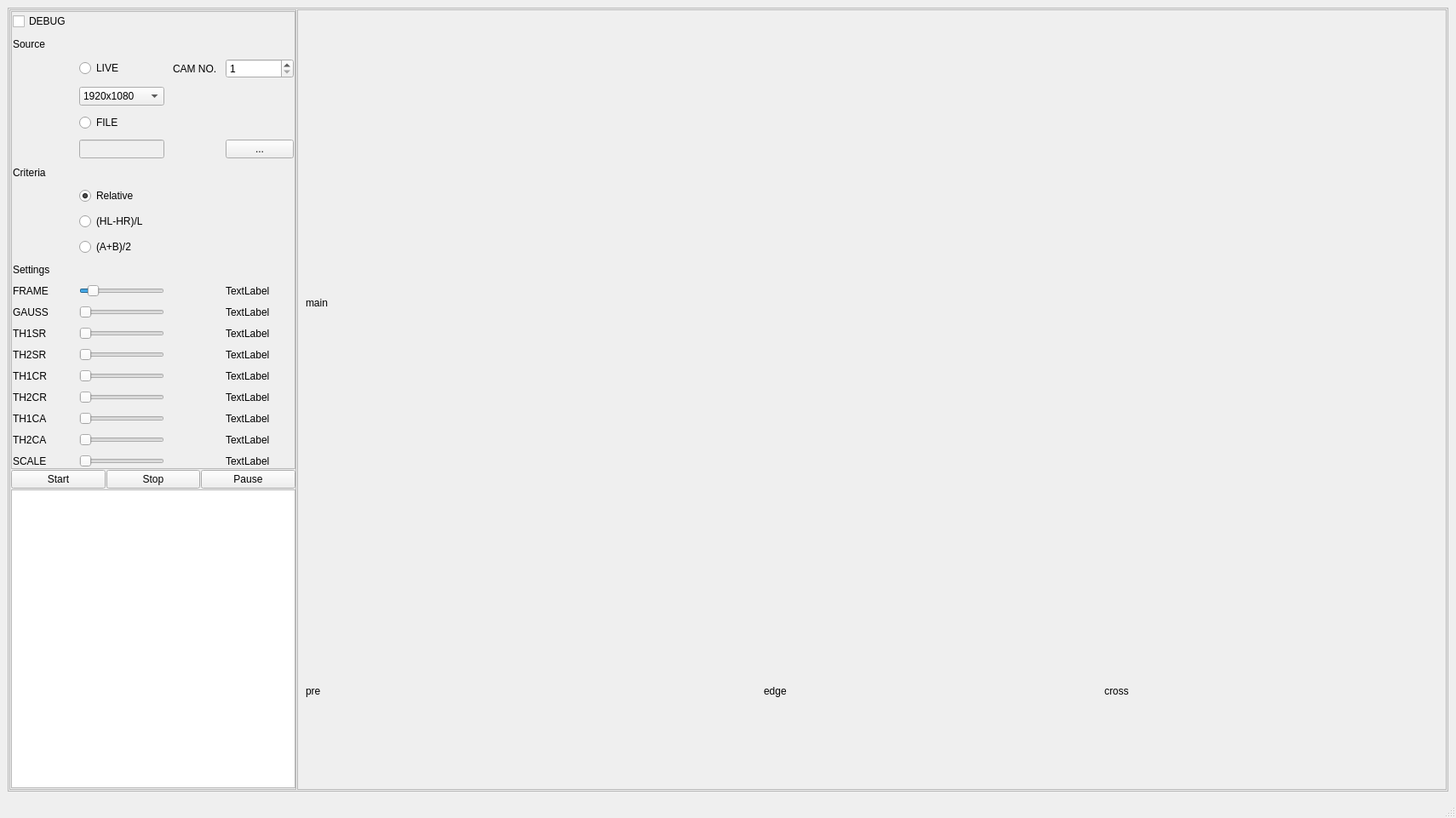
<?xml version="1.0" encoding="UTF-8"?>
<ui version="4.0">
 <class>MainWindow</class>
 <widget class="QMainWindow" name="MainWindow">
  <property name="geometry">
   <rect>
    <x>0</x>
    <y>0</y>
    <width>1710</width>
    <height>961</height>
   </rect>
  </property>
  <property name="windowTitle">
   <string>梯形校正</string>
  </property>
  <widget class="QWidget" name="centralwidget">
   <layout class="QHBoxLayout" name="horizontalLayout_4">
    <item>
     <widget class="QFrame" name="frame_2">
      <property name="frameShape">
       <enum>QFrame::StyledPanel</enum>
      </property>
      <property name="frameShadow">
       <enum>QFrame::Raised</enum>
      </property>
      <layout class="QHBoxLayout" name="horizontalLayout_5" stretch="1,4">
       <property name="spacing">
        <number>1</number>
       </property>
       <property name="leftMargin">
        <number>1</number>
       </property>
       <property name="topMargin">
        <number>1</number>
       </property>
       <property name="rightMargin">
        <number>1</number>
       </property>
       <property name="bottomMargin">
        <number>1</number>
       </property>
       <item>
        <widget class="QFrame" name="frame_controls">
         <property name="sizePolicy">
          <sizepolicy hsizetype="Preferred" vsizetype="Preferred">
           <horstretch>0</horstretch>
           <verstretch>0</verstretch>
          </sizepolicy>
         </property>
         <property name="frameShape">
          <enum>QFrame::StyledPanel</enum>
         </property>
         <property name="frameShadow">
          <enum>QFrame::Raised</enum>
         </property>
         <layout class="QVBoxLayout" name="verticalLayout">
          <property name="spacing">
           <number>1</number>
          </property>
          <property name="leftMargin">
           <number>1</number>
          </property>
          <property name="topMargin">
           <number>1</number>
          </property>
          <property name="rightMargin">
           <number>0</number>
          </property>
          <property name="bottomMargin">
           <number>1</number>
          </property>
          <item>
           <widget class="QFrame" name="frame_control">
            <property name="frameShape">
             <enum>QFrame::StyledPanel</enum>
            </property>
            <property name="frameShadow">
             <enum>QFrame::Raised</enum>
            </property>
            <layout class="QHBoxLayout" name="horizontalLayout_3">
             <property name="spacing">
              <number>1</number>
             </property>
             <property name="leftMargin">
              <number>1</number>
             </property>
             <property name="topMargin">
              <number>1</number>
             </property>
             <property name="rightMargin">
              <number>1</number>
             </property>
             <property name="bottomMargin">
              <number>1</number>
             </property>
             <item>
              <layout class="QGridLayout" name="gridLayout_2">
               <property name="spacing">
                <number>10</number>
               </property>
               <item row="2" column="2">
                <widget class="QLabel" name="label_cam_no">
                 <property name="text">
                  <string>CAM NO.</string>
                 </property>
                </widget>
               </item>
               <item row="2" column="1">
                <widget class="QRadioButton" name="radioButton_source_live">
                 <property name="text">
                  <string>LIVE</string>
                 </property>
                 <property name="checked">
                  <bool>false</bool>
                 </property>
                </widget>
               </item>
               <item row="14" column="3">
                <widget class="QLabel" name="label_th2sr_v">
                 <property name="text">
                  <string>TextLabel</string>
                 </property>
                </widget>
               </item>
               <item row="6" column="0">
                <widget class="QLabel" name="label_criteria">
                 <property name="text">
                  <string>Criteria</string>
                 </property>
                </widget>
               </item>
               <item row="12" column="1">
                <widget class="QSlider" name="horizontalSlider_gauss">
                 <property name="minimum">
                  <number>1</number>
                 </property>
                 <property name="maximum">
                  <number>19</number>
                 </property>
                 <property name="singleStep">
                  <number>2</number>
                 </property>
                 <property name="pageStep">
                  <number>4</number>
                 </property>
                 <property name="orientation">
                  <enum>Qt::Horizontal</enum>
                 </property>
                </widget>
               </item>
               <item row="5" column="3">
                <widget class="QPushButton" name="pushButton_file_select">
                 <property name="sizePolicy">
                  <sizepolicy hsizetype="Minimum" vsizetype="Fixed">
                   <horstretch>0</horstretch>
                   <verstretch>0</verstretch>
                  </sizepolicy>
                 </property>
                 <property name="text">
                  <string>...</string>
                 </property>
                </widget>
               </item>
               <item row="4" column="1">
                <widget class="QRadioButton" name="radioButton_source_file">
                 <property name="text">
                  <string>FILE</string>
                 </property>
                </widget>
               </item>
               <item row="18" column="3">
                <widget class="QLabel" name="label_th2ca_v">
                 <property name="text">
                  <string>TextLabel</string>
                 </property>
                </widget>
               </item>
               <item row="16" column="1">
                <widget class="QSlider" name="horizontalSlider_th2cr">
                 <property name="maximum">
                  <number>255</number>
                 </property>
                 <property name="orientation">
                  <enum>Qt::Horizontal</enum>
                 </property>
                </widget>
               </item>
               <item row="15" column="3">
                <widget class="QLabel" name="label_th1cr_v">
                 <property name="text">
                  <string>TextLabel</string>
                 </property>
                </widget>
               </item>
               <item row="18" column="1">
                <widget class="QSlider" name="horizontalSlider_th2ca">
                 <property name="maximum">
                  <number>255</number>
                 </property>
                 <property name="orientation">
                  <enum>Qt::Horizontal</enum>
                 </property>
                </widget>
               </item>
               <item row="16" column="0">
                <widget class="QLabel" name="label_th2cr">
                 <property name="text">
                  <string>TH2CR</string>
                 </property>
                </widget>
               </item>
               <item row="1" column="0">
                <widget class="QLabel" name="label_source">
                 <property name="text">
                  <string>Source</string>
                 </property>
                </widget>
               </item>
               <item row="17" column="3">
                <widget class="QLabel" name="label_th1ca_v">
                 <property name="text">
                  <string>TextLabel</string>
                 </property>
                </widget>
               </item>
               <item row="19" column="1">
                <widget class="QSlider" name="horizontalSlider_scale">
                 <property name="minimum">
                  <number>1</number>
                 </property>
                 <property name="maximum">
                  <number>20</number>
                 </property>
                 <property name="orientation">
                  <enum>Qt::Horizontal</enum>
                 </property>
                </widget>
               </item>
               <item row="19" column="3">
                <widget class="QLabel" name="label_scale_v">
                 <property name="text">
                  <string>TextLabel</string>
                 </property>
                </widget>
               </item>
               <item row="2" column="3">
                <widget class="QSpinBox" name="spinBox_CAM_NO">
                 <property name="minimum">
                  <number>1</number>
                 </property>
                </widget>
               </item>
               <item row="13" column="3">
                <widget class="QLabel" name="label_th1sr_v">
                 <property name="text">
                  <string>TextLabel</string>
                 </property>
                </widget>
               </item>
               <item row="7" column="1">
                <widget class="QRadioButton" name="radioButton_default">
                 <property name="text">
                  <string>Relative</string>
                 </property>
                 <property name="checked">
                  <bool>true</bool>
                 </property>
                </widget>
               </item>
               <item row="13" column="0">
                <widget class="QLabel" name="label_th1sr">
                 <property name="text">
                  <string>TH1SR</string>
                 </property>
                </widget>
               </item>
               <item row="14" column="0">
                <widget class="QLabel" name="label_th2sr">
                 <property name="text">
                  <string>TH2SR</string>
                 </property>
                </widget>
               </item>
               <item row="15" column="0">
                <widget class="QLabel" name="label_th1cr">
                 <property name="text">
                  <string>TH1CR</string>
                 </property>
                </widget>
               </item>
               <item row="18" column="0">
                <widget class="QLabel" name="label_th2ca">
                 <property name="text">
                  <string>TH2CA</string>
                 </property>
                </widget>
               </item>
               <item row="15" column="1">
                <widget class="QSlider" name="horizontalSlider_th1cr">
                 <property name="maximum">
                  <number>255</number>
                 </property>
                 <property name="orientation">
                  <enum>Qt::Horizontal</enum>
                 </property>
                </widget>
               </item>
               <item row="12" column="0">
                <widget class="QLabel" name="label_gauss">
                 <property name="text">
                  <string>GAUSS</string>
                 </property>
                </widget>
               </item>
               <item row="0" column="0">
                <widget class="QCheckBox" name="checkBox_DEBUG">
                 <property name="text">
                  <string>DEBUG</string>
                 </property>
                </widget>
               </item>
               <item row="17" column="0">
                <widget class="QLabel" name="label_th1ca">
                 <property name="text">
                  <string>TH1CA</string>
                 </property>
                </widget>
               </item>
               <item row="11" column="3">
                <widget class="QLabel" name="label_fa_v">
                 <property name="text">
                  <string>TextLabel</string>
                 </property>
                </widget>
               </item>
               <item row="19" column="0">
                <widget class="QLabel" name="label_scale">
                 <property name="text">
                  <string>SCALE</string>
                 </property>
                </widget>
               </item>
               <item row="11" column="0">
                <widget class="QLabel" name="label_frame">
                 <property name="text">
                  <string>FRAME</string>
                 </property>
                </widget>
               </item>
               <item row="5" column="1">
                <widget class="QLineEdit" name="lineEdit_file_path">
                 <property name="enabled">
                  <bool>false</bool>
                 </property>
                </widget>
               </item>
               <item row="9" column="1">
                <widget class="QRadioButton" name="radioButton_cr1">
                 <property name="text">
                  <string>(A+B)/2</string>
                 </property>
                </widget>
               </item>
               <item row="16" column="3">
                <widget class="QLabel" name="label_th2cr_v">
                 <property name="text">
                  <string>TextLabel</string>
                 </property>
                </widget>
               </item>
               <item row="13" column="1">
                <widget class="QSlider" name="horizontalSlider_th1sr">
                 <property name="maximum">
                  <number>255</number>
                 </property>
                 <property name="orientation">
                  <enum>Qt::Horizontal</enum>
                 </property>
                </widget>
               </item>
               <item row="10" column="0">
                <widget class="QLabel" name="label_setting">
                 <property name="text">
                  <string>Settings</string>
                 </property>
                </widget>
               </item>
               <item row="11" column="1">
                <widget class="QSlider" name="horizontalSlider_fa">
                 <property name="minimum">
                  <number>1</number>
                 </property>
                 <property name="maximum">
                  <number>20</number>
                 </property>
                 <property name="pageStep">
                  <number>3</number>
                 </property>
                 <property name="value">
                  <number>3</number>
                 </property>
                 <property name="sliderPosition">
                  <number>3</number>
                 </property>
                 <property name="orientation">
                  <enum>Qt::Horizontal</enum>
                 </property>
                </widget>
               </item>
               <item row="14" column="1">
                <widget class="QSlider" name="horizontalSlider_th2sr">
                 <property name="maximum">
                  <number>255</number>
                 </property>
                 <property name="orientation">
                  <enum>Qt::Horizontal</enum>
                 </property>
                </widget>
               </item>
               <item row="12" column="3">
                <widget class="QLabel" name="label_gauss_v">
                 <property name="text">
                  <string>TextLabel</string>
                 </property>
                </widget>
               </item>
               <item row="8" column="1">
                <widget class="QRadioButton" name="radioButton_cr2">
                 <property name="text">
                  <string>(HL-HR)/L</string>
                 </property>
                </widget>
               </item>
               <item row="17" column="1">
                <widget class="QSlider" name="horizontalSlider_th1ca">
                 <property name="maximum">
                  <number>255</number>
                 </property>
                 <property name="orientation">
                  <enum>Qt::Horizontal</enum>
                 </property>
                </widget>
               </item>
               <item row="3" column="1">
                <widget class="QComboBox" name="comboBox">
                 <item>
                  <property name="text">
                   <string>1920x1080</string>
                  </property>
                 </item>
                 <item>
                  <property name="text">
                   <string>3840x2160</string>
                  </property>
                 </item>
                </widget>
               </item>
              </layout>
             </item>
            </layout>
           </widget>
          </item>
          <item>
           <layout class="QHBoxLayout" name="horizontalLayout">
            <item>
             <widget class="QPushButton" name="pushButton">
              <property name="text">
               <string>Start</string>
              </property>
             </widget>
            </item>
            <item>
             <widget class="QPushButton" name="pushButton_stop">
              <property name="text">
               <string>Stop</string>
              </property>
             </widget>
            </item>
            <item>
             <widget class="QPushButton" name="pushButton_pause_resume">
              <property name="text">
               <string>Pause</string>
              </property>
             </widget>
            </item>
           </layout>
          </item>
          <item>
           <widget class="QTableWidget" name="tableWidget"/>
          </item>
         </layout>
        </widget>
       </item>
       <item>
        <widget class="QFrame" name="frame">
         <property name="minimumSize">
          <size>
           <width>1200</width>
           <height>900</height>
          </size>
         </property>
         <property name="baseSize">
          <size>
           <width>1200</width>
           <height>900</height>
          </size>
         </property>
         <property name="frameShape">
          <enum>QFrame::StyledPanel</enum>
         </property>
         <property name="frameShadow">
          <enum>QFrame::Raised</enum>
         </property>
         <layout class="QHBoxLayout" name="horizontalLayout_2">
          <property name="spacing">
           <number>1</number>
          </property>
          <property name="topMargin">
           <number>1</number>
          </property>
          <property name="rightMargin">
           <number>1</number>
          </property>
          <property name="bottomMargin">
           <number>1</number>
          </property>
          <item>
           <layout class="QGridLayout" name="gridLayout" rowstretch="3,1" columnstretch="1,1,1" rowminimumheight="0,0">
            <property name="spacing">
             <number>0</number>
            </property>
            <item row="0" column="0">
             <widget class="QLabel" name="label_main">
              <property name="minimumSize">
               <size>
                <width>1200</width>
                <height>675</height>
               </size>
              </property>
              <property name="sizeIncrement">
               <size>
                <width>48</width>
                <height>27</height>
               </size>
              </property>
              <property name="baseSize">
               <size>
                <width>1200</width>
                <height>675</height>
               </size>
              </property>
              <property name="text">
               <string>main</string>
              </property>
             </widget>
            </item>
            <item row="1" column="0">
             <widget class="QLabel" name="label_preprosess">
              <property name="minimumSize">
               <size>
                <width>400</width>
                <height>225</height>
               </size>
              </property>
              <property name="sizeIncrement">
               <size>
                <width>16</width>
                <height>9</height>
               </size>
              </property>
              <property name="baseSize">
               <size>
                <width>400</width>
                <height>225</height>
               </size>
              </property>
              <property name="text">
               <string>pre</string>
              </property>
             </widget>
            </item>
            <item row="1" column="1">
             <widget class="QLabel" name="label_edge">
              <property name="minimumSize">
               <size>
                <width>400</width>
                <height>225</height>
               </size>
              </property>
              <property name="sizeIncrement">
               <size>
                <width>16</width>
                <height>9</height>
               </size>
              </property>
              <property name="baseSize">
               <size>
                <width>400</width>
                <height>225</height>
               </size>
              </property>
              <property name="text">
               <string>edge</string>
              </property>
             </widget>
            </item>
            <item row="1" column="2">
             <widget class="QLabel" name="label_cross">
              <property name="sizePolicy">
               <sizepolicy hsizetype="Preferred" vsizetype="Preferred">
                <horstretch>0</horstretch>
                <verstretch>0</verstretch>
               </sizepolicy>
              </property>
              <property name="minimumSize">
               <size>
                <width>400</width>
                <height>225</height>
               </size>
              </property>
              <property name="sizeIncrement">
               <size>
                <width>16</width>
                <height>9</height>
               </size>
              </property>
              <property name="baseSize">
               <size>
                <width>400</width>
                <height>225</height>
               </size>
              </property>
              <property name="text">
               <string>cross</string>
              </property>
             </widget>
            </item>
           </layout>
          </item>
         </layout>
        </widget>
       </item>
      </layout>
     </widget>
    </item>
   </layout>
  </widget>
  <widget class="QMenuBar" name="menubar">
   <property name="geometry">
    <rect>
     <x>0</x>
     <y>0</y>
     <width>1710</width>
     <height>22</height>
    </rect>
   </property>
  </widget>
  <widget class="QStatusBar" name="statusbar"/>
 </widget>
 <resources/>
 <connections/>
 <buttongroups>
  <buttongroup name="buttonGroup"/>
 </buttongroups>
</ui>
